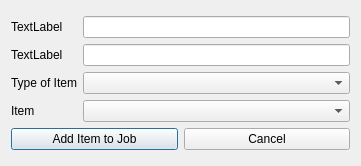
<?xml version="1.0" encoding="UTF-8"?>
<ui version="4.0">
 <class>JobItem</class>
 <widget class="QDialog" name="JobItem">
  <property name="geometry">
   <rect>
    <x>0</x>
    <y>0</y>
    <width>361</width>
    <height>166</height>
   </rect>
  </property>
  <property name="windowTitle">
   <string>Dialog</string>
  </property>
  <layout class="QGridLayout" name="gridLayout">
   <item row="0" column="0">
    <layout class="QVBoxLayout" name="verticalLayout_3">
     <item>
      <layout class="QHBoxLayout" name="horizontalLayout">
       <item>
        <layout class="QVBoxLayout" name="verticalLayout_2">
         <item>
          <widget class="QLabel" name="label_Id">
           <property name="text">
            <string>TextLabel</string>
           </property>
          </widget>
         </item>
         <item>
          <widget class="QLabel" name="label_name">
           <property name="text">
            <string>TextLabel</string>
           </property>
          </widget>
         </item>
         <item>
          <widget class="QLabel" name="label_type">
           <property name="text">
            <string>Type of Item</string>
           </property>
          </widget>
         </item>
         <item>
          <widget class="QLabel" name="label_item">
           <property name="text">
            <string>Item</string>
           </property>
          </widget>
         </item>
        </layout>
       </item>
       <item>
        <layout class="QVBoxLayout" name="verticalLayout">
         <item>
          <widget class="QLineEdit" name="lineEdit_Id"/>
         </item>
         <item>
          <widget class="QLineEdit" name="lineEdit_Name"/>
         </item>
         <item>
          <widget class="QComboBox" name="comboBox_type"/>
         </item>
         <item>
          <widget class="QComboBox" name="comboBox_item"/>
         </item>
        </layout>
       </item>
      </layout>
     </item>
     <item>
      <layout class="QHBoxLayout" name="horizontalLayout_2">
       <item>
        <widget class="QPushButton" name="pushButton">
         <property name="text">
          <string>Add Item to Job</string>
         </property>
        </widget>
       </item>
       <item>
        <widget class="QPushButton" name="pushButton_2">
         <property name="text">
          <string>Cancel</string>
         </property>
        </widget>
       </item>
      </layout>
     </item>
    </layout>
   </item>
  </layout>
 </widget>
 <resources/>
 <connections/>
</ui>
